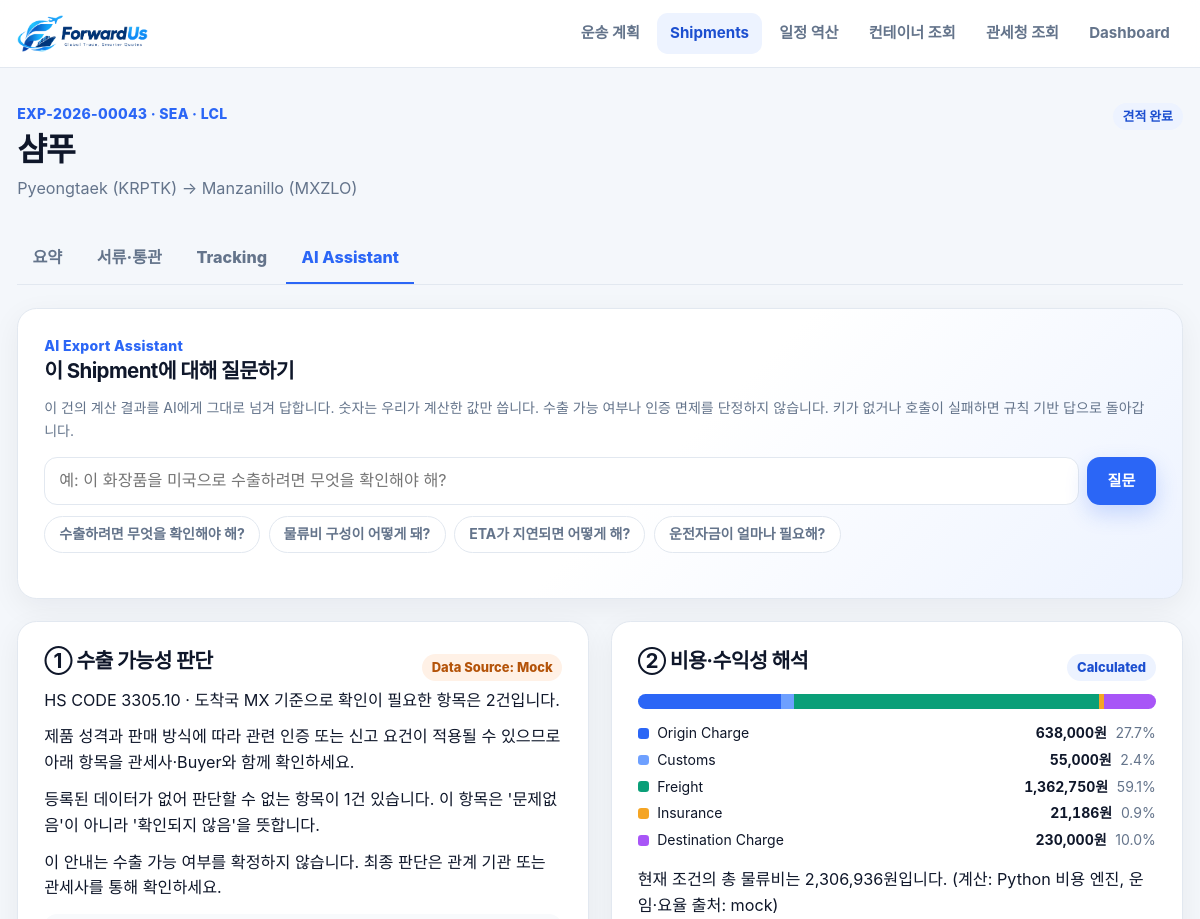
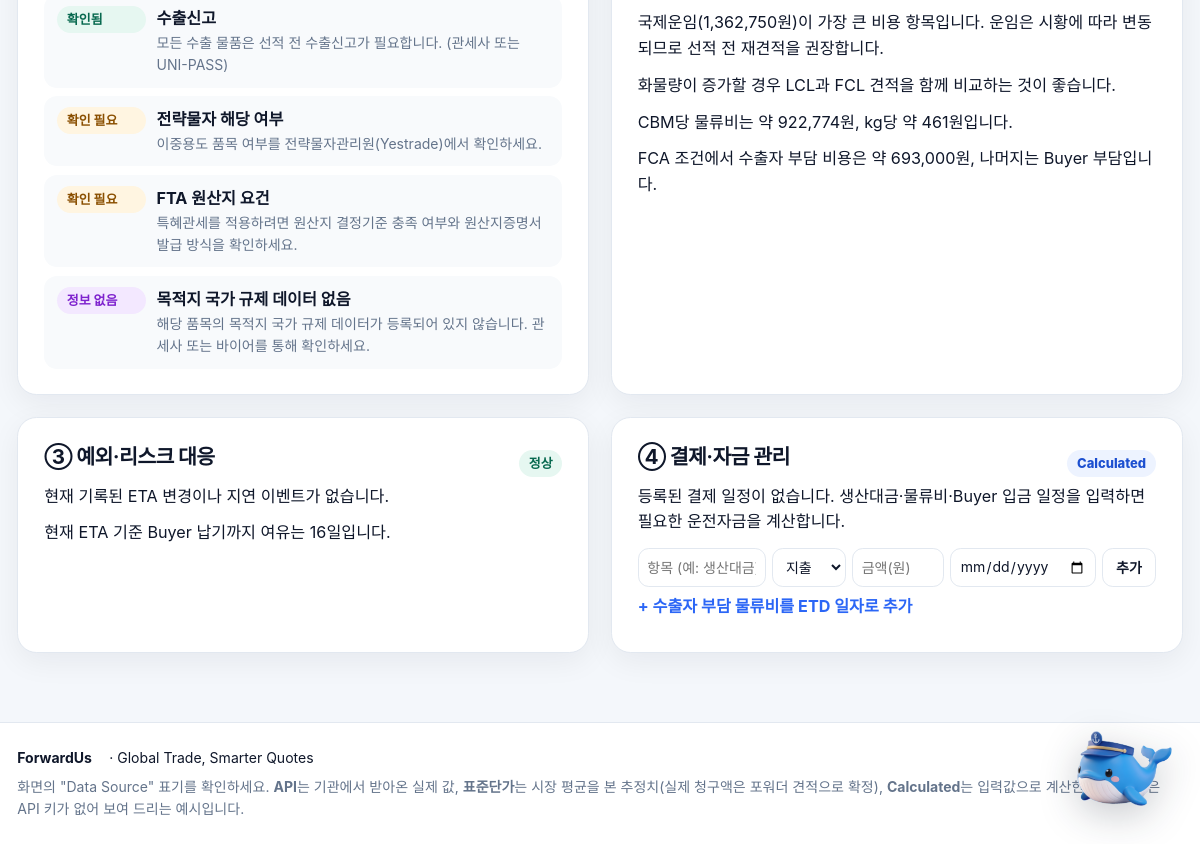
The app's page /assistant/EXP-2026-00043 with its own data (2 pictures, top to bottom).
### forwardus/app/models/shipment.py (models this page shows, shortened)
class Shipment(db.Model):
    __tablename__ = "shipments"
    id = db.Column(db.Integer, primary_key=True)
    shipment_id = db.Column(db.String(20), nullable=False, unique=True, index=True)
    project_name = db.Column(db.String(200), nullable=False)
    user_id = db.Column(db.Integer, nullable=True)
    buyer_id = db.Column(db.Integer, db.ForeignKey("buyers.id"), nullable=True)
    trade_type = db.Column(db.String(10), nullable=False, default="export")
    transport_mode = db.Column(db.String(10), nullable=False)  # SEA | AIR
    sea_mode = db.Column(db.String(10), nullable=True)  # FCL | LCL | None
    origin_code = db.Column(db.String(10), nullable=False)
    origin_name = db.Column(db.String(200), nullable=False, default="")
    destination_code = db.Column(db.String(10), nullable=False)
    destination_name = db.Column(db.String(200), nullable=False, default="")
    destination_country = db.Column(db.String(100), nullable=False, default="")
    requested_departure_date = db.Column(db.Date, nullable=True)
    cargo_ready_date = db.Column(db.Date, nullable=True)
    etd = db.Column(db.Date, nullable=True)
    eta = db.Column(db.Date, nullable=True)
    planned_eta = db.Column(db.Date, nullable=True)
    buyer_required_date = db.Column(db.Date, nullable=True)
    incoterms = db.Column(db.String(3), nullable=False)
    currency = db.Column(db.String(3), nullable=False, default="USD")
    invoice_value = db.Column(db.Float, nullable=False)
    exporter_name = db.Column(db.String(200), nullable=False, default="")
    exporter_address = db.Column(db.String(500), nullable=False, default="")
    notify_party = db.Column(db.String(300), nullable=False, default="SAME AS CONSIGNEE")
    exporter_business_no = db.Column(db.String(20), nullable=False, default="")
    customs_trade_kind = db.Column(db.String(4), nullable=False, default="11")
    customs_payment_method = db.Column(db.String(4), nullable=False, default="TT")
    country_of_origin = db.Column(db.String(60), nullable=False, default="KR · 대한민국")
    bl_no = db.Column(db.String(30), nullable=False, default="")
    export_declaration_no = db.Column(db.String(20), nullable=False, default="")
    cargo_no = db.Column(db.String(20), nullable=False, default="")
    carrier = db.Column(db.String(100), nullable=True)
    vessel_or_flight = db.Column(db.String(100), nullable=True)
    transit_days = db.Column(db.Integer, nullable=True)
    is_direct = db.Column(db.Boolean, nullable=True)
    freight_usd = db.Column(db.Float, nullable=True)
    schedule_source = db.Column(db.String(20), nullable=True)
    status = db.Column(db.String(20), nullable=False, default="draft")
    created_at = db.Column(db.DateTime, nullable=False, default=utc_now)
    updated_at = db.Column(db.DateTime, nullable=False, default=utc_now, onupdate=utc_now)
    buyer = db.relationship("Buyer", back_populates="shipments")
    cargos = db.relationship("Cargo", back_populates="shipment", cascade="all, delete-orphan",
                             order_by="Cargo.line_no")
    @property
    def cargo(self):
        return self.cargos[0] if self.cargos else None
    documents = db.relationship("TradeDocument", back_populates="shipment", cascade="all, delete-orphan")
    requirement_documents = db.relationship(
        "RequirementDocument", back_populates="shipment", cascade="all, delete-orphan",
        order_by="RequirementDocument.uploaded_at")
    tracking_events = db.relationship(
        "TrackingEvent",
        back_populates="shipment",
        cascade="all, delete-orphan",
        order_by="TrackingEvent.event_time",
    )
    costs = db.relationship("ShipmentCost", back_populates="shipment", cascade="all, delete-orphan")
    payments = db.relationship(
        "Payment", back_populates="shipment", cascade="all, delete-orphan", order_by="Payment.due_date"
    )
    @property
    def status_label(self) -> str:
        return STATUS_LABELS.get(self.status, self.status)
    @property
    def mode_label(self) -> str:
        if self.transport_mode == "AIR":
            return "AIR"
        return f"SEA · {self.sea_mode}" if self.sea_mode else "SEA"
    @property
    def total_cost_krw(self) -> int:
        return int(sum(cost.krw_amount for cost in self.costs))
    @property
    def delay_days(self) -> int:
        if self.eta and self.planned_eta:
            return (self.eta - self.planned_eta).days
        return 0

### forwardus/app/models/shipment_cost.py (models this page shows)
class ShipmentCost(db.Model):
    __tablename__ = "shipment_costs"
    id = db.Column(db.Integer, primary_key=True)
    shipment_pk = db.Column(db.Integer, db.ForeignKey("shipments.id"), nullable=False)
    category = db.Column(db.String(50), nullable=False)
    code = db.Column(db.String(50), nullable=False)
    name = db.Column(db.String(100), nullable=False)
    original_currency = db.Column(db.String(3), nullable=False)
    original_amount = db.Column(db.Float, nullable=False)
    krw_amount = db.Column(db.Integer, nullable=False)
    source = db.Column(db.String(20), nullable=False)
    shipment = db.relationship("Shipment", back_populates="costs")

### forwardus/app/routes/assistant.py (the view)
@assistant_bp.get("/<shipment_id>")
def index(shipment_id: str):
    shipment = load_shipment(shipment_id)
    return render_template(
        "assistant/index.html",
        shipment=shipment,
        readiness=assistant_service.export_readiness(shipment),
        cost=assistant_service.cost_explanation(shipment),
        exception=assistant_service.exception_guide(shipment),
        cashflow=assistant_service.cash_flow(shipment),
    )

### forwardus/app/templates/assistant/index.html (shortened to what this page needs)
{% extends "base.html" %}
{% from "_macros.html" import source_badge, shipment_tabs, shipment_header %}
{% block head %}<link rel="stylesheet" href="{{ static_url('css/assistant.css') }}">{% endblock %}
{% block content %}
  {{ shipment_header(shipment) }}
  {{ shipment_tabs(shipment, 'assistant') }}
  <section class="card ask_card">
    <p class="eyebrow">AI Export Assistant</p>
    <h2>이 Shipment에 대해 질문하기</h2>
    <p class="muted small">이 건의 계산 결과를 AI에게 그대로 넘겨 답합니다.
      숫자는 우리가 계산한 값만 씁니다. 수출 가능 여부나 인증 면제를 단정하지 않습니다.
      키가 없거나 호출이 실패하면 규칙 기반 답으로 돌아갑니다.</p>
    <form class="ask_form" data-ask-form data-url="{{ url_for('assistant.api_ask', shipment_id=shipment.shipment_id) }}">
      <input type="text" name="question" maxlength="500" placeholder="예: 이 화장품을 미국으로 수출하려면 무엇을 확인해야 해?" required>
      <button class="button primary">질문</button>
    </form>
    <div class="chip_row">
      <button type="button" class="chip" data-example>수출하려면 무엇을 확인해야 해?</button>
      <button type="button" class="chip" data-example>물류비 구성이 어떻게 돼?</button>
      <button type="button" class="chip" data-example>ETA가 지연되면 어떻게 해?</button>
      <button type="button" class="chip" data-example>운전자금이 얼마나 필요해?</button>
    </div>
  </section>
  <div class="grid two">
    <section class="card" id="readiness">
      <div class="row_between"><h2>① 수출 가능성 판단</h2>{% if readiness.source %}{{ source_badge(readiness.source) }}{% endif %}</div>
      {% if readiness.available %}
        {% for line in readiness.lines %}<p>{{ line }}</p>{% endfor %}
        <ul class="check_list">
          {% for item in readiness['items'] %}
            <li class="req_{{ item.status }}">
              <span class="badge req_{{ item.status }}">{{ item.status_label }}</span>
              <div><b>{{ item.title }}</b><span class="muted small">{{ item.detail }}</span></div>
            </li>
          {% endfor %}
        </ul>
      {% else %}
        <p class="muted">{{ readiness.message }}</p>
      {% endif %}
    </section>
    <section class="card" id="cost">
      <div class="row_between"><h2>② 비용·수익성 해석</h2><span class="badge source_calculated">Calculated</span></div>
      {% if cost.available %}
        <div class="share_bar" role="img" aria-label="비용 구성">
          {% for s in cost.shares %}<span class="seg seg{{ loop.index }}" style="width: {{ s.share }}%" title="{{ s.category }} {{ s.share }}%"></span>{% endfor %}
        </div>
        <ul class="legend">
          {% for s in cost.shares %}<li><i class="seg{{ loop.index }}"></i>{{ s.category }} <b>{{ s.total_krw|won }}</b> <span class="muted">{{ s.share }}%</span></li>{% endfor %}
        </ul>
      {% endif %}
      {% for line in cost.lines %}<p>{{ line }}</p>{% endfor %}
    </section>
    <section class="card" id="exception">
      <div class="row_between"><h2>③ 예외·리스크 대응</h2>{% if exception.has_exception %}<span class="badge warn">Delay</span>{% else %}<span class="badge ok">정상</span>{% endif %}</div>
      {% for line in exception.lines %}<p>{{ line }}</p>{% endfor %}
    </section>
    <section class="card" id="cashflow">
      <div class="row_between"><h2>④ 결제·자금 관리</h2><span class="badge source_calculated">Calculated</span></div>
      {% for line in cashflow.lines %}<p>{{ line }}</p>{% endfor %}
      <form method="post" action="{{ url_for('assistant.add_payment', shipment_id=shipment.shipment_id) }}" class="payment_form">
        <input type="text" name="label" maxlength="100" placeholder="항목 (예: 생산대금)" required>
        <select name="direction"><option value="out">지출</option><option value="in">입금</option></select>
        <input type="number" name="amount_krw" min="1" step="1" placeholder="금액(원)" required>
        <input type="date" name="due_date" required>
        <button class="button ghost small">추가</button>
      </form>
      <form method="post" action="{{ url_for('assistant.add_payment', shipment_id=shipment.shipment_id) }}">
        <button class="link_button">+ 수출자 부담 물류비를 ETD 일자로 추가</button>
      </form>
    </section>
  </div>
{% endblock %}

### forwardus/app/templates/_macros.html (shortened to what this page needs)
{% macro source_badge(source) -%}
  {%- set labels = {"api": "API", "mock": "Mock", "manual": "Manual", "calculated": "Calculated",
                    "imputed": "Imputed", "tariff": "표준단가"} -%}
  <span class="badge source_{{ source }}" title="Data Source">Data Source: {{ labels.get(source, source) }}</span>
{%- endmacro %}
{% macro status_badge(status, label) -%}
  <span class="badge status_{{ status }}">{{ label or status }}</span>
{%- endmacro %}
{% macro shipment_tabs(shipment, active) -%}
  <nav class="sub_tabs" aria-label="Shipment 메뉴">
    <a href="{{ url_for('shipment.detail', shipment_id=shipment.shipment_id) }}" class="{{ 'active' if active == 'detail' }}">요약</a>
    <a href="{{ url_for('document.center', shipment_id=shipment.shipment_id) }}" class="{{ 'active' if active == 'document' }}">서류·통관</a>
    <a href="{{ url_for('tracking.detail', shipment_id=shipment.shipment_id) }}" class="{{ 'active' if active == 'tracking' }}">Tracking</a>
    <a href="{{ url_for('assistant.index', shipment_id=shipment.shipment_id) }}" class="{{ 'active' if active == 'assistant' }}">AI Assistant</a>
  </nav>
{%- endmacro %}
{% macro shipment_header(shipment) -%}
  <div class="page_head">
    <div>
      <p class="eyebrow">{{ shipment.shipment_id }} · {{ shipment.mode_label }}</p>
      <h1>{{ shipment.project_name }}</h1>
      <p class="muted">{{ shipment.origin_name }} ({{ shipment.origin_code }}) → {{ shipment.destination_name }} ({{ shipment.destination_code }})</p>
    </div>
    {{ status_badge(shipment.status, shipment.status_label) }}
  </div>
{%- endmacro %}

### records on screen
Shipment: shipment_id "EXP-2026-00043", mode_label "SEA · LCL", project_name "샴푸", origin_name "Pyeongtaek", origin_code "KRPTK", destination_name "Manzanillo", destination_code "MXZLO"
ShipmentCost: category "Origin Charge", total_krw|won "638,000원", share "27.7"
ShipmentCost: category "Customs", total_krw|won "55,000원", share "2.4"
ShipmentCost: category "Freight", total_krw|won "1,362,750원", share "59.1"
ShipmentCost: category "Insurance", total_krw|won "21,186원", share "0.9"
ShipmentCost: category "Destination Charge", total_krw|won "230,000원", share "10.0"

### other values on screen
{{ label or status }} "견적 완료"
{{ labels.get(source, source) }} "Mock"
{{ line }} "HS CODE 3305.10 · 도착국 MX 기준으로 확인이 필요한 항목은 2건입니다." "제품 성격과 판매 방식에 따라 관련 인증 또는 신고 요건이 적용될 수 있으므로 아래 항목을 관세사·Buyer와 함께 확인하세요." "등록된 데이터가 없어 판단할 수 없는 항목이 1건 있습니다. 이 항목은 '문제없음'이 아니라 '확인되지 않음'을 뜻합니다." "이 안내는 수출 가능 여부를 확정하지 않습니다. 최종 판단은 관계 기관 또는 관세사를 통해 확인하세요."
{{ item.status_label }} "확인됨" "확인 필요" "확인 필요" "정보 없음"
{{ item.title }} "수출신고" "전략물자 해당 여부" "FTA 원산지 요건" "목적지 국가 규제 데이터 없음"
{{ item.detail }} "모든 수출 물품은 선적 전 수출신고가 필요합니다. (관세사 또는 UNI-PASS)" "이중용도 품목 여부를 전략물자관리원(Yestrade)에서 확인하세요." "특혜관세를 적용하려면 원산지 결정기준 충족 여부와 원산지증명서 발급 방식을 확인하세요." "해당 품목의 목적지 국가 규제 데이터가 등록되어 있지 않습니다. 관세사 또는 바이어를 통해 확인하세요."
{{ line }} "현재 조건의 총 물류비는 2,306,936원입니다. (계산: Python 비용 엔진, 운임·요율 출처: mock)" "국제운임(1,362,750원)이 가장 큰 비용 항목입니다. 운임은 시황에 따라 변동되므로 선적 전 재견적을 권장합니다." "화물량이 증가할 경우 LCL과 FCL 견적을 함께 비교하는 것이 좋습니다." "CBM당 물류비는 약 922,774원, kg당 약 461원입니다." "FCA 조건에서 수출자 부담 비용은 약 693,000원, 나머지는 Buyer 부담입니다."
{{ line }} "현재 기록된 ETA 변경이나 지연 이벤트가 없습니다." "현재 ETA 기준 Buyer 납기까지 여유는 16일입니다."
{{ line }} "등록된 결제 일정이 없습니다. 생산대금·물류비·Buyer 입금 일정을 입력하면 필요한 운전자금을 계산합니다."
